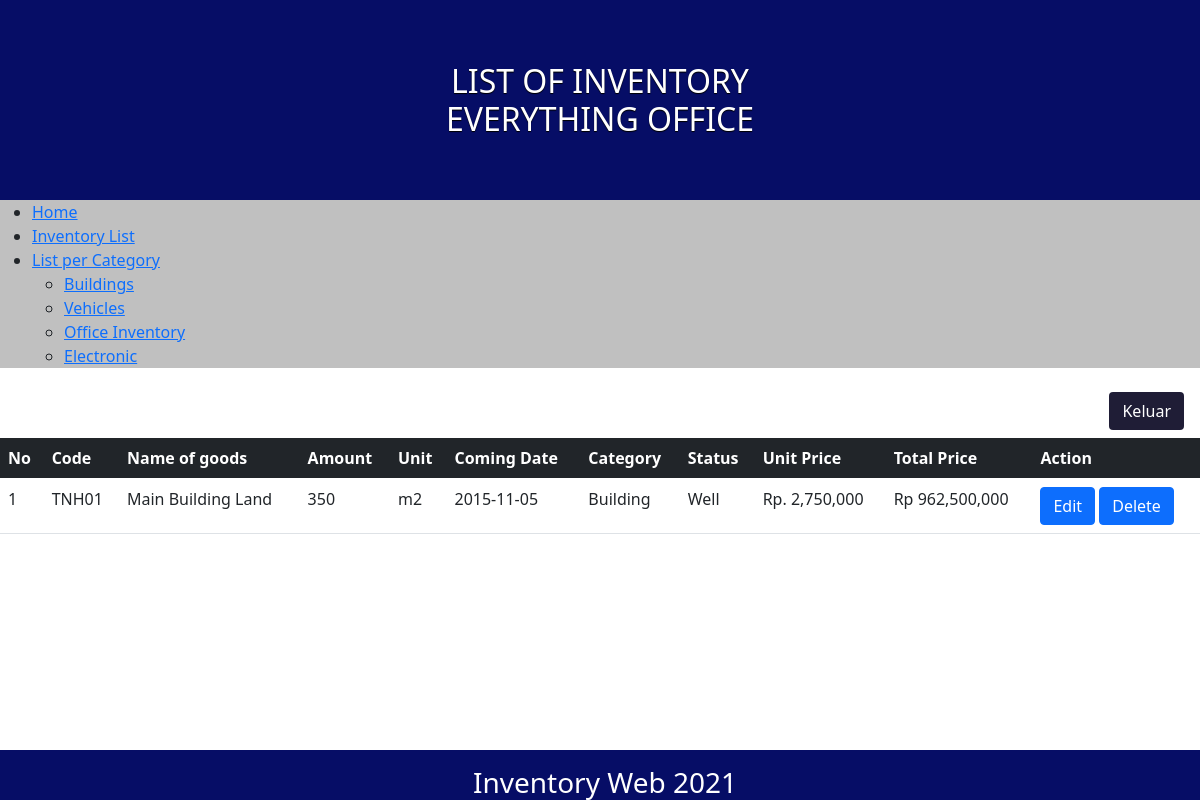
Page /buildings.php on the committed database.
### tables this page shows
CREATE TABLE `inventory` (
  `no` int(30) NOT NULL,
  `item_id` varchar(10) NOT NULL,
  `item_name` varchar(30) NOT NULL,
  `amount` int(11) NOT NULL,
  `unit` varchar(15) NOT NULL,
  `arrival_date` date NOT NULL,
  `category` varchar(20) NOT NULL,
  `item_status` varchar(20) NOT NULL,
  `price` int(20) NOT NULL
);

### buildings.php (the view, shortened to what this page needs)
<?php
$connect= new mysqli("localhost","root","","responsi");
?>
<!DOCTYPE html>
<html lang="en">
<head>
    <link href="https://cdn.jsdelivr.net/npm/bootstrap@5.0.2/dist/css/bootstrap.min.css" rel="stylesheet">
    <link rel="stylesheet" href="https://unpkg.com/purecss@2.0.6/build/pure-min.css">
    <link rel="stylesheet" href="styles.css">
</head>
<body>
    <div class="banner">
        <h1 class="banner-head">LIST OF INVENTORY </br> EVERYTHING OFFICE</h1>
    </div>
<div class="pure-menu pure-menu-horizontal">
    <ul class="pure-menu-list">
        <li class="pure-menu-item pure-menu-selected">
            <a href="main.php" class="pure-menu-link">Home</a>
        </li>
        <li class="pure-menu-item pure-menu-selected">
            <a href="list product.php" class="pure-menu-link">Inventory List</a>
        </li>
        <li class="pure-menu-item pure-menu-has-children pure-menu-allow-hover">
            <a href="#" id="menuLink1" class="pure-menu-link">List per Category</a>
            <ul class="pure-menu-children">
                <li class="pure-menu-item">
                    <a href="buildings.php" class="pure-menu-link">Buildings</a>
                </li>
                <li class="pure-menu-item">
                    <a href="vehicle.php" class="pure-menu-link">Vehicles</a>
                </li>
                <li class="pure-menu-item">
                    <a href="office.php" class="pure-menu-link">Office Inventory</a>
                </li>
                <li class="pure-menu-item">
                    <a href="electronic.php" class="pure-menu-link">Electronic</a>
                </li>
            </ul>
        </li>
     </div>
        <a class="nav-link" href="logout.php" style="float: right"><button type="button" class="btn" style="color: white; background-color: #1F1D36;">Keluar</button></a>
<br>
<table class="table">
  <thead class="table-dark">
      <tr>
          <th>No</th>
          <th>Code</th>
          <th>Name of goods</th>
          <th>Amount</th>
          <th>Unit</th>
          <th>Coming Date</th>
          <th>Category</th>
          <th>Status</th>
          <th>Unit Price</th>
          <th>Total Price</th>
          <th>Action</th>
      </tr>
  </thead>
  <tbody>
    <?php $number=1; ?>
    <?php $take=$connect->query("SELECT * FROM inventory WHERE category='building'"); ?>
    <?php while($mix=$take->fetch_assoc()){ ?>
      <tr>
        <td><?php echo $number; ?></td>
        <td><?php echo $mix['item_id']; ?></td>
        <td><?php echo $mix['item_name']; ?></td>
        <td><?php echo $mix['amount']; ?></td>
        <td><?php echo $mix['unit']; ?></td>
        <td><?php echo $mix['arrival_date']; ?></td>
        <td><?php echo $mix['category']; ?></td>
        <td><?php echo $mix['item_status']; ?></td>
        <td>Rp. <?php echo number_format($mix['price']); ?></td>
        <td><?php echo "Rp "; echo number_format($mix['total price'] = $mix['price']*$mix['amount']);?></td>
        <td>
            <a href=update.php?no=<?php echo $mix['no'];?> class="btn btn-primary">Edit</a>
            <a href=delete_check.php?no=<?php echo $mix['no'];?> class="btn btn-primary">Delete</a>
        </td>
      </tr>
      <?php $number++; ?>
      <?php } ?>
  </tbody>
</table>
<div class="footer l-box">
    <p>
        <h3> Inventory Web 2021 </h3>
    </p>
</div>
</body>
</html>

### styles.css (style rules this page uses)
.banner { text-align: center; background-size: cover; background-color: #060d66; filter: progid:DXImageTransform.Microsoft.AlphaImageLoader(src='https://24.media.tumblr.com/ccb268832580ac12951828a1c179de69/tumblr_mo2xbk8JUK1st5lhmo1_1280.jpg', sizingMethod='scale'); height: 200px; width: 100%; display: table; }
.banner-head { display: table-cell; vertical-align: middle; margin-bottom: 0; font-size: 2em; color: white; font-weight: 500; text-shadow: 0 1px 1px black; }
.pure-menu-horizontal { background-color: rgb(192, 192, 192); }
.footer { background: #060d66; color: #fff; text-align: center; width: 100%; height: 50px; padding-left: 10px; line-height: 10px; position: absolute; bottom: 0px; }

### rows in the picture
inventory: item "TNH01", item_name "Main Building Land", amount "350", unit "m2", arrival_date "2015-11-05", category "Building", item_status "Well", price "2,750,000", amount "962,500,000"
